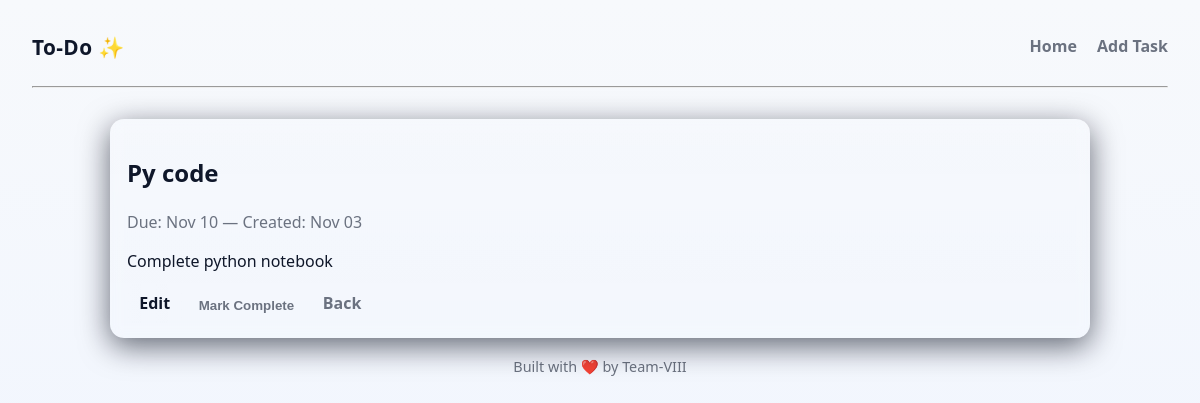
The page /task/15/ on the database its author committed.
### tasks/models.py (models this page shows, shortened)
class Task(models.Model):
    title = models.CharField(max_length=200)
    description = models.TextField(blank=True)
    deadline = models.DateField()
    completed = models.BooleanField(default=False)
    created_at = models.DateField(default=timezone.now)
    class Meta:
        ordering = ['completed', 'deadline', '-created_at']

### tasks/views.py (the view)
# urls.py: path('task/<int:pk>/', views.TaskDetailView.as_view(), name='detail'), # CBV - detail
class TaskDetailView(DetailView):
    model = Task
    template_name = 'tasks/detail.html'
    context_object_name = 'task'

### templates/tasks/detail.html
{% extends 'base.html' %}
{% block content %}
<section class="panel">
  <h2>{{ task.title }}</h2>
  <p class="muted">Due: {{ task.deadline|date:'M d' }} — Created: {{ task.created_at|date:'M d' }}</p>
  <div class="task-full">
    <p>{{ task.description|linebreaksbr }}</p>
  </div>
  <div class="actions">
    <a class="btn" href="{% url 'tasks:edit' task.pk %}">Edit</a>
    <form method="post" action="{% url 'tasks:toggle' task.pk %}" style="display:inline">{% csrf_token %}<button class="btn ghost">{% if task.completed %}Mark Pending{% else %}Mark Complete{% endif %}</button></form>
    <a class="btn ghost" href="{% url 'tasks:index' %}">Back</a>
  </div>
</section>
{% endblock %}

### static/css/styles.css (style rules this page uses)
:root { --bg: #f7f9fc; --card: #ffffff; --muted: #6b7280; --accent: #6c8cff; --accent-2: #7bd389; --glass: rgba(255, 255, 255, 0.6); --radius: 14px; --shadow: 0 6px 18px rgba(20, 24, 40, 0.08); --glass-2: rgba(108, 140, 255, 0.08); --mono: "Segoe UI", Roboto, "Helvetica Neue", Arial, sans-serif; }
* { box-sizing: border-box; }
html, body { height: 100%; }
body { margin: 0; font-family: var(--mono); background: linear-gradient(180deg, var(--bg), #eef4ff); color: #0f172a; -webkit-font-smoothing: antialiased; -moz-osx-font-smoothing: grayscale; line-height: 1.45; transition: background 300ms ease; padding: 2rem; }
.panel { background: linear-gradient( 180deg, rgba(255, 255, 255, 0.02), rgba(255, 255, 255, 0.01) ); border-radius: 14px; padding: 1rem; box-shadow: 0 8px 30px rgba(2, 6, 23, 0.6), inset 0 1px 0 rgba(255, 255, 255, 0.02); backdrop-filter: blur(6px); border: 1px solid rgba(255, 255, 255, 0.03); }
.btn { background: linear-gradient( 90deg, rgba(255, 255, 255, 0.02), rgba(255, 255, 255, 0.01) ); border: 1px solid rgba(255, 255, 255, 0.04); padding: 0.45rem 0.7rem; border-radius: 8px; font-weight: 700; cursor: pointer; text-decoration: none; color: inherit; transition: transform 0.18s, box-shadow 0.18s, background 0.18s; }
.btn.ghost { background: transparent; border: 1px dashed rgba(255, 255, 255, 0.03); color: var(--muted); }
.muted { color: var(--muted); }

### rows shown on the page
Task: title "Py code", deadline "Nov 10", created_at "Nov 03", description "Complete python notebook"
